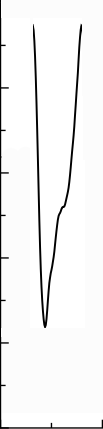
#> input picture Test_data_generation/hip.png, 103 x 429 px; its folder holds 2 pictures in this run
$ python ReadAndWriteDataFromCharts.py
#> lines starting #> are read from the running program, lines starting #| are printed output that depends on the picture
from __future__ import annotations

import cv2
import matplotlib.pyplot as plt


def read_data(img, array):
    for i in range(0, img.shape[0]):
        col = []
        for j in range(0, img.shape[1]):
            blue, red, green = (img[i, j])
            if blue == 0:
                col.append(1)
            else:
                col.append(0)
        array.append(col)
    pass


def write_data_to_txt(array: list, part_name: str):
    # write 0 and 1 to file.txt
    name = part_name + '_read_values.txt'
    with open(name, 'w') as f:
        f.write(str(array))
    pass


def calibration_data(img, leg_part: str):
    # dane do kalibracji
    height_scale_radians = 100
    pixel_height = int(img.shape[0])
    match leg_part:
        case 'hip':
            width_scale_time = 31
        case 'knee':
            width_scale_time = 30  # z powodu różnej wielkości próbek

    pixel_width = int(img.shape[1])
    width_scale = round((width_scale_time / pixel_width), 2)
    height_scale = round((height_scale_radians / pixel_height), 2)
    data = {
        'scale_for_height': height_scale,
        'scale_for_width': width_scale
    }

    return data


def make_exact_data_chart(img, img_array, cal_data: dict, numb_rows_cols: list, leg_part: str):
    start_column_point = 5
    stop_column_point = numb_rows_cols[1]
    start_rows_point = 10
    stop_rows_point = numb_rows_cols[0] - 10
    match leg_part:
        case 'hip':
            start_point_radians = 0
            occur_time = 9.56
        case 'knee':
            start_point_radians = 1.4
            occur_time = 7.27

    angle_values = []
    time_values = []
    occurs_col = []
    occurs = []

    for i in range(0, img.shape[0]):
        for j in range(0, img.shape[1]):
            if start_rows_point < i < stop_rows_point and start_column_point < j < stop_column_point:
                if img_array[i][j] == 1:
                    angle_value = round(start_point_radians - i * cal_data['scale_for_height'] * 0.01, 3)
                    angle_values.append(angle_value)
                    time_value = round(j * cal_data['scale_for_width'] - occur_time, 2)
                    time_values.append(time_value)
                    if time_value not in occurs_col:
                        occurs_col.append(time_value)
                        occurs.append([int(time_value), angle_value])

    generate_charts(time_values, angle_values, leg_part + "_exact")

    return occurs


def make_real_data_chart(occurs, leg_part: str):
    sort_occurs = occurs.copy()
    sort_occurs.sort(key=lambda x: x[0])

    angles_list = []
    time_values = []
    for i in range(0, sort_occurs.__len__()):
        time_value = sort_occurs[i][0]
        angle = sort_occurs[i][1]
        if time_value not in time_values:
            time_values.append(time_value)
            angles_list.append(angle)

    print(leg_part + ": Real time values =", time_values)
    print(leg_part + ": Real angles values =", angles_list)

    return angles_list


def generate_charts(x_data, y_data, leg_part: str):
    chart_name = leg_part + "_flexion_chart_generated"
    file_name = chart_name + ".png"
    plt.scatter(x_data, y_data)
    plt.title(chart_name)
    plt.savefig(file_name)
    plt.close('all')
    pass


def customize_data(hip, knee):
    hip_flexion = [(x * -1) for x in hip]
    knee_f = [(x * -1) for x in knee]
    knee_flexion = []
    for j in range(0, knee_f.__len__()):
        data = round(knee_f[j] + hip_flexion[j], 3)
        knee_flexion.append(data)

    time = []
    for i in range(0, hip_flexion.__len__()):
        time.append(i)

    print("hip_flexion =", hip_flexion)
    generate_charts(time, hip_flexion, "hip_customize_data")
    write_data_to_txt(hip_flexion, "hip_customize")
    print("knee_flexion =", knee_flexion)
    generate_charts(time, knee_flexion, "knee_customize_data")
    write_data_to_txt(knee_flexion, "knee_customize")

    pass


def print_image_shape(img, joint_type):
    numb_rows = img.shape[0]
    numb_cols = img.shape[1]
    print(f"{joint_type.capitalize()}: no. rows: {numb_rows}. no. Columns: {numb_cols}")

    return [numb_rows, numb_cols]


def process_image(joint_type: str):
    img = cv2.imread(joint_type + ".png")
    numb_rows_cols = print_image_shape(img, joint_type)

    img_list = []
    read_data(img, img_list)
    write_data_to_txt(img_list, joint_type + "_list")

    data = calibration_data(img, joint_type)
    gen_data = make_exact_data_chart(img, img_list, data, numb_rows_cols, joint_type)
    gen_data_per_phase = make_real_data_chart(gen_data, joint_type)

    return gen_data_per_phase


def main():
    hip_gen_data_per_phase = process_image("hip")
#> in process_image, img is the input picture: shape (429, 103, 3); min 0, max 255, mean 242.4
#| Hip: no. rows: 429. no. Columns: 103
#> in process_image, `numb_rows_cols = print_image_shape(img, joint_type)`: numb_rows_cols = [429, 103]
#> after the loop in read_data, `for i in range(0, img.shape[0]):`: array = 429 items
#> in process_image, `data = calibration_data(img, joint_type)`: data = {'scale_for_height': 0.23, 'scale_for_width': 0.3}
#> in make_exact_data_chart, `stop_column_point = numb_rows_cols[1]`: stop_column_point = 103
#> in make_exact_data_chart, `stop_rows_point = numb_rows_cols[0] - 10`: stop_rows_point = 419
#> after the loop in make_exact_data_chart, `for i in range(0, img.shape[0]):`: angle_values = 565 values, max -0.058 at index 0, min -0.75 at index 563, mean -0.403; occurs = 49 pairs, first value 0 to 14, second value -0.743 to -0.058; occurs_col = 49 values, max 14.74 at index 0, min 0.34 at index 1, mean 7.54; time_values = 565 values, max 14.74 at index 0, min 0.34 at index 1, mean 5.92
#> in generate_charts, `plt.savefig(file_name)`:
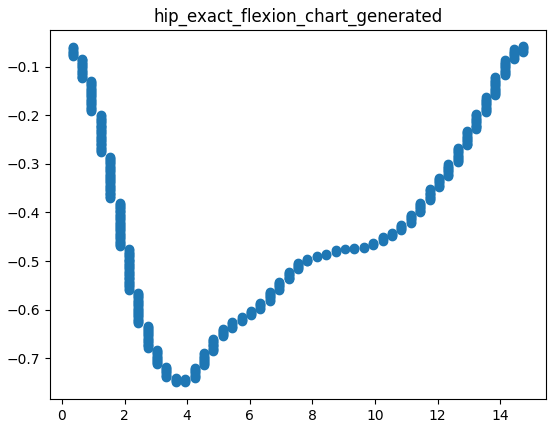
#> figure drawn by matplotlib, 1 panel
#> in process_image, `gen_data = make_exact_data_chart(img, img_list, data, numb_rows_cols, ..`: gen_data has the same summary as occurs in make_exact_data_chart
#> in make_real_data_chart, `sort_occurs = occurs.copy()`: sort_occurs has the same summary as occurs in make_exact_data_chart
#> the loop in make_real_data_chart, `for i in range(0, sort_occurs.__len__()):` made 49 passes
#> (time_value, angle) on passes 1 to 12: (0, -0.06), (0, -0.083), (0, -0.129), (1, -0.2), (1, -0.285), (1, -0.38), (2, -0.476), (2, -0.566), (2, -0.633), (3, -0.683), (3, -0.718), (3, -0.741)
#> after the loop in make_real_data_chart, `for i in range(0, sort_occurs.__len__()):`: angles_list = [-0.06, -0.2, -0.476, -0.683, -0.66, -0.616, -0.543, -0.495, -0.478, -0.462, -0.426, -0.352, -0.232, -0.122, -0.058]; time_values = [0, 1, 2, 3, 4, 5, 6, 7, 8, 9, 10, 11, 12, 13, 14]
#| hip: Real time values = [0, 1, 2, 3, 4, 5, 6, 7, 8, 9, 10, 11, 12, 13, 14]
#| hip: Real angles values = [-0.06, -0.2, -0.476, -0.683, -0.66, -0.616, -0.543, -0.495, -0.478, -0.462, -0.426, -0.352, -0.232, -0.122, -0.058]
#> in process_image, `gen_data_per_phase = make_real_data_chart(gen_data, joint_type)`: gen_data_per_phase has the same summary as angles_list in make_real_data_chart
#> hip_gen_data_per_phase has the same summary as angles_list in make_real_data_chart
    knee_gen_data_per_phase = process_image("knee")
#> call 2 of process_image, with joint_type = 'knee'
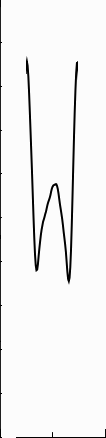
#> input picture Test_data_generation/knee.png, 106 x 438 px
#> in process_image, img is the input picture: shape (438, 106, 3); min 0, max 252, mean 242.5
#| Knee: no. rows: 438. no. Columns: 106
#> in process_image (call 2), `numb_rows_cols = print_image_shape(img, joint_type)`: numb_rows_cols = [438, 106]
#> in process_image (call 2), `data = calibration_data(img, joint_type)`: data = {'scale_for_height': 0.23, 'scale_for_width': 0.28}
#> call 2 of generate_charts, with leg_part = 'knee_exact'
#> in generate_charts (call 2), `plt.savefig(file_name)`:
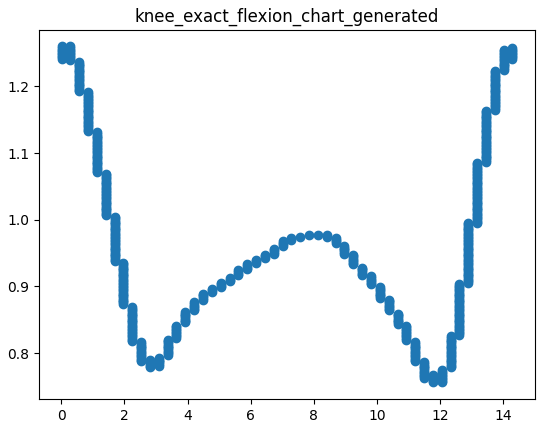
#> figure drawn by matplotlib, 1 panel
#> in process_image (call 2), `gen_data = make_exact_data_chart(img, img_list, data, numb_rows_cols, ..`: gen_data = 52 pairs, first value 0 to 14, second value 0.767 to 1.26
#> the loop in make_real_data_chart (call 2), `for i in range(0, sort_occurs.__len__()):` made 52 passes
#> (time_value, angle) on passes 1 to 12: (0, 1.26), (0, 1.26), (0, 1.24), (0, 1.19), (1, 1.13), (1, 1.07), (1, 1), (1, 0.935), (2, 0.869), (2, 0.816), (2, 0.79), (3, 0.862)
#| knee: Real time values = [0, 1, 2, 3, 4, 5, 6, 7, 8, 9, 10, 11, 12, 13, 14]
#| knee: Real angles values = [1.26, 1.131, 0.869, 0.862, 0.896, 0.933, 0.956, 0.977, 0.977, 0.947, 0.899, 0.816, 0.995, 1.223, 1.257]
#> in process_image (call 2), `gen_data_per_phase = make_real_data_chart(gen_data, joint_type)`: gen_data_per_phase = [1.26, 1.13, 0.869, 0.862, 0.896, 0.933, 0.956, 0.977, 0.977, 0.947, 0.899, 0.816, 0.995, 1.22, 1.26]
#> knee_gen_data_per_phase has the same summary as gen_data_per_phase in process_image
    customize_data(hip_gen_data_per_phase, knee_gen_data_per_phase)
#> in customize_data, `hip_flexion = [(x * -1) for x in hip]`: hip_flexion = [0.06, 0.2, 0.476, 0.683, 0.66, 0.616, 0.543, 0.495, 0.478, 0.462, 0.426, 0.352, 0.232, 0.122, 0.058]
#> in customize_data, `knee_f = [(x * -1) for x in knee]`: knee_f = [-1.26, -1.13, -0.869, -0.862, -0.896, -0.933, -0.956, -0.977, -0.977, -0.947, -0.899, -0.816, -0.995, -1.22, -1.26]
#> the loop in customize_data, `for j in range(0, knee_f.__len__()):` made 15 passes
#> data on passes 1 to 12: -1.2, -0.931, -0.393, -0.179, -0.236, -0.317, -0.413, -0.482, -0.499, -0.485, -0.473, -0.464
#> after the loop in customize_data, `for j in range(0, knee_f.__len__()):`: knee_flexion = [-1.2, -0.931, -0.393, -0.179, -0.236, -0.317, -0.413, -0.482, -0.499, -0.485, -0.473, -0.464, -0.763, -1.1, -1.2]
#| hip_flexion = [0.06, 0.2, 0.476, 0.683, 0.66, 0.616, 0.543, 0.495, 0.478, 0.462, 0.426, 0.352, 0.232, 0.122, 0.058]
#> call 3 of generate_charts, with leg_part = 'hip_customize_data'
#> in generate_charts (call 3), `plt.savefig(file_name)`:
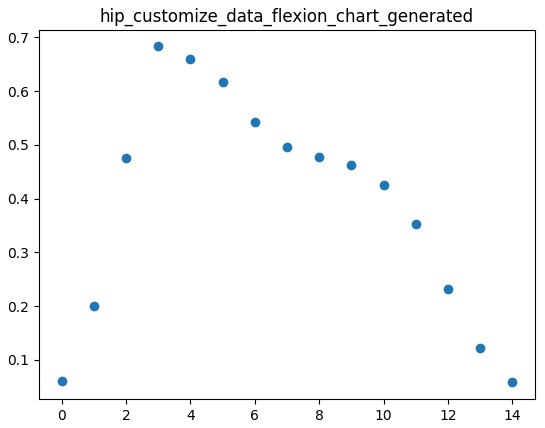
#> figure drawn by matplotlib, 1 panel
#| knee_flexion = [-1.2, -0.931, -0.393, -0.179, -0.236, -0.317, -0.413, -0.482, -0.499, -0.485, -0.473, -0.464, -0.763, -1.101, -1.199]
#> call 4 of generate_charts, with leg_part = 'knee_customize_data'
#> in generate_charts (call 4), `plt.savefig(file_name)`:
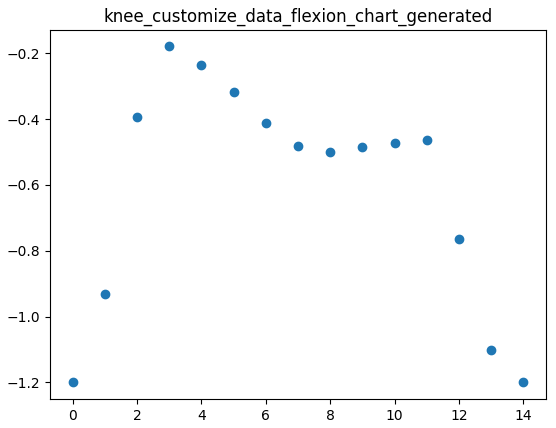
#> figure drawn by matplotlib, 1 panel


if __name__ == "__main__":
    main()
